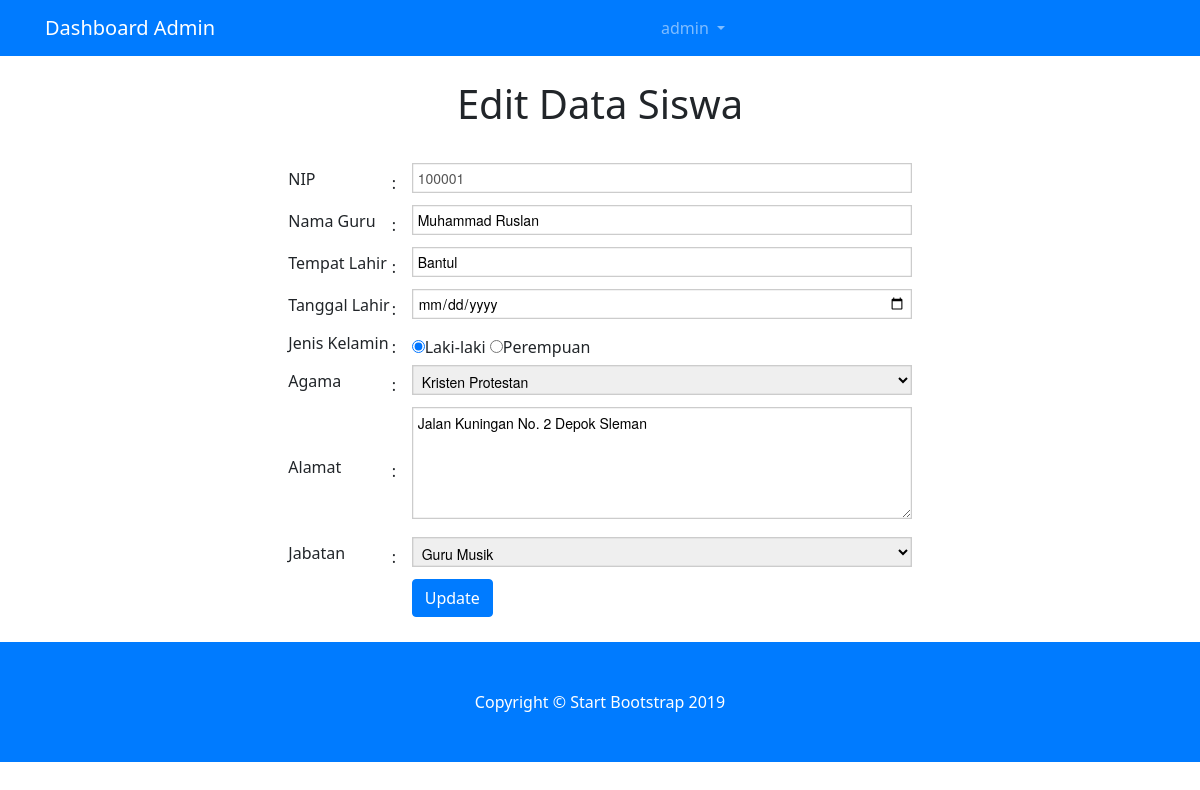
Before: /dashboard/siswa/guru_edit.php?nip=100001 (signed in) with the older database file.
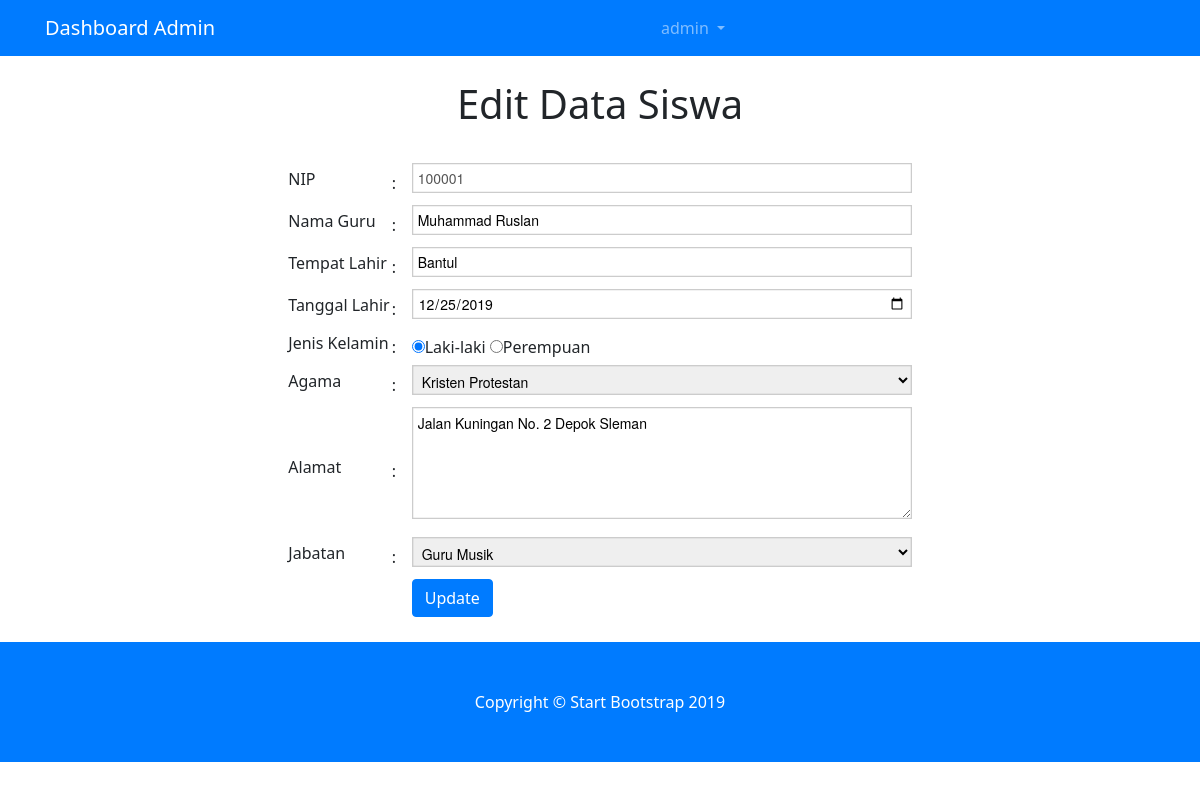
After: the same page with the newer database file.
### tables this page shows
CREATE TABLE `guru` (
  `nip` int(11) NOT NULL,
  `nama` varchar(100) NOT NULL,
  `alamat` varchar(100) DEFAULT NULL,
  `gender` char(1) NOT NULL,
  `tglLahir` date DEFAULT NULL,
  `tempatLahir` varchar(100) DEFAULT NULL,
  `pass` int(11) DEFAULT NULL,
  `idJabatan` int(11) DEFAULT NULL,
  `agama` varchar(100) NOT NULL,
  `pathImg` varchar(100) DEFAULT NULL
);

### dashboard/siswa/guru_edit.php (the view, shortened to what this page needs)
<?php
include '../layout/header.php';
if (empty($_SESSION['username']) AND empty($_SESSION['passuser'])) {
	echo "<center>Untuk mengakses halaman ini, Anda harus login <br>";
	echo "<a href=index.php><b>LOGIN</b></a></center>";
}
else{
	?>
	<br>
	<form action="guru_aksi_edit.php" method="post" enctype="multipart/form-data">
			<?php
			$nip=$_GET['nip'];
			$query=mysql_query("SELECT guru.nama,nip,alamat,gender,tglLahir,tempatLahir,agama, jabatan.nama as jabatan FROM guru join jabatan on jabatan.idJabatan = guru.idJabatan where nip='$nip'");
			?>
			<h1 align="center">Edit Data Siswa</h1>
			<br>
			<table border="0">
				<?php
				while($row=mysql_fetch_array($query)){
					$jenis_kelamin=$row['gender'];
					$agama=$row['agama'];
					$jabatan=$row['jabatan'];
					?>
					<tr>
						<td><input type="hidden" name="nip" value="<?php echo $row['nip'];?>" /></td>
					</tr>
					<tr>
						<td><label for="nip">NIP</label></td>
						<td width="20px"> : </td>
						<td><input type="text" name="nip" id="nip" class="input1" placeholder="nip"  disabled="disabled" value="<?php echo $row['nip'];?>" required /></td>
					</tr>
					<tr>
						<td><label for="nama_siswa">Nama Guru</label></td>
						<td> : </td>
						<td><input type="text" name="nama" id="nama_guru" class="input1" placeholder="nama guru" value="<?php echo $row['nama'];?>" required /></td>
					</tr>
					<tr>
						<td><label for="tempat_lahir">Tempat Lahir</label></td>
						<td> : </td>
						<td><input type="text" name="tempatLahir" id="tempat_lahir" class="input1" placeholder="tempat lahir" value="<?php echo $row['tempatLahir'];?>" required /></td>
					</tr>
					<td><label for="tanggal_lahir">Tanggal Lahir</label></td>
					<td> : </td>
					<td><input type="date" name="tglLahir" id="tanggal_lahir" class="input1" placeholder="tanggal lahir" value="<?php echo $row['tglLahir'];?>" required /></td>
				<tr>
					<td><label for="gender">Jenis Kelamin</label></td>
					<td> : </td>
					<td>
						<input type="radio" name="gender" value="L" id="jenis_kelamin" <?php if($jenis_kelamin=="L"){echo "checked=\"checked\"";}?><label class="" for="">Laki-laki </label>
						<input type="radio" name="gender" value="P" id="jenis_kelamin" <?php if($jenis_kelamin=="P"){echo "checked=\"checked\"";}?><label class="" for="">Perempuan </label>
					</td>
				</tr>
				<tr>
					<td><label for="agama">Agama</label></td>
					<td> : </td>
					<td>
						<select name="agama" class="input5" required>
							<option value="" selected="selected">--Pilih Agama
								<option value="Kristen Protestan"<?php if ($agama=="Kristen Protestan") { echo "selected=\"selected\""; } ?>>Kristen Protestan</option>
							</select>
						</td>
					</tr>
					<tr>
						<td><label for="alamat">Alamat</label></td>
						<td>:</td>
						<td><textarea name="alamat" id="alamat" class="input2" rows="5" cols="30" placeholder="alamat" required><?php echo $row['alamat'];?></textarea></td>
					</tr>
					<tr>
						<td><label for="jabatan">Jabatan</label></td>
						<td> : </td>
						<td>
							<select name="jabatan" class="input5" required>
								<option value="" selected="selected">--Pilih Jabatan
									<option value="5"<?php if ($jabatan=="Guru Musik") { echo "selected=\"selected\""; } ?>>Guru Musik</option>
								</select>
							</td>
						</tr>
						<td></td>
						<td></td>
						<td><input type="submit" class="btn btn-primary" value="Update" /></td>
				<?php } ?>
			</table>
		</form>
		<br>
<?php }
include '../layout/footer.php';
?>

Changed rows visible on the page:
changed guru "Muhammad Ruslan": tglLahir (not shown) → "12/25/2019"
